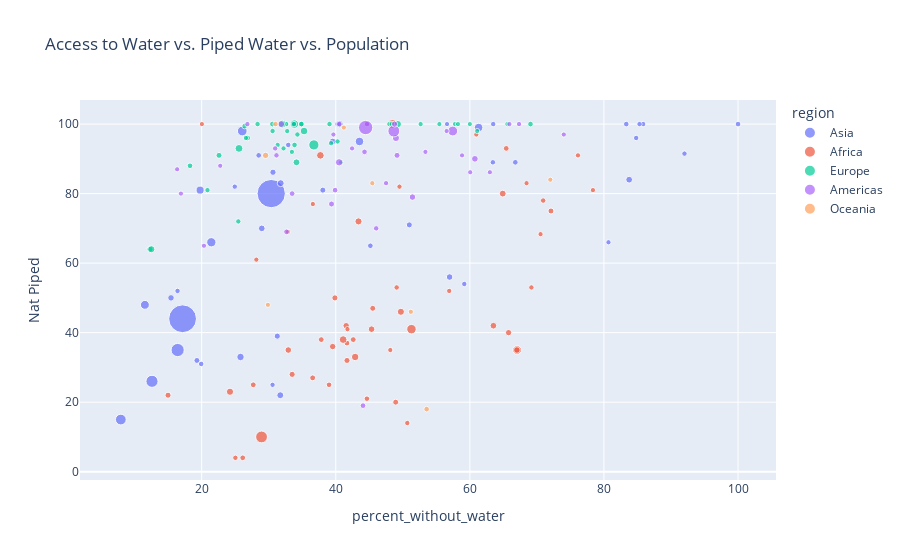

The notebook cell this image was saved under:
### Code cell
# create bubble chart from df_countries comprising: access to water, piped water, and using population as the size of the bubble
# create a new column for the size of the bubble
df_countries["bubble_size"] = df_countries["country_pop_raw"] / 1000000 +50

# create a new column for the color of the bubble
df_countries["bubble_color"] = df_countries["Nat Piped"]

# create a new column for the text of the bubble
df_countries["bubble_text"] = df_countries["Entity"]

px.scatter(df_countries, x="percent_without_water", y="Nat Piped", size="bubble_size", color="region", hover_name="bubble_text", title="Access to Water vs. Piped Water vs. Population")

### Figure 1 — Plotly figure (JSON) as saved in the notebook; plotly's stock layout.template omitted (floating-point values rounded to 4 significant figures)
{"data": [{"hovertemplate": "<b>%{hovertext}</b><br><br>region=Asia<br>percent_without_water=%{x}<br>Nat Piped=%{y}<br>bubble_size=%{marker.size}<extra></extra>", "hovertext": ["Afghanistan", "United Arab Emirates", "Armenia", "Azerbaijan", "Bangladesh", "Brunei", "Bhutan", "China", "Georgia", "Hong Kong", "Indonesia", "India", "Iran", "Iraq", "Israel", "Jordan", "Japan", "Kazakhstan", "Kyrgyzstan", "Cambodia", "South Korea", "Kuwait", "Laos", "Lebanon", "Sri Lanka", "Myanmar", "Mongolia", "Malaysia", "Nepal", "Oman", "Pakistan", "Philippines", "North Korea", "Palestine", "Qatar", "Saudi Arabia", "Singapore", "Syria", "Thailand", "Tajikistan", "Turkmenistan", "Timor", "Turkey", "Taiwan", "Uzbekistan", "Vietnam", "Yemen"], "legendgroup": "Asia", "marker": {"color": "#636efa", "size": [89.84, 59.99, 52.97, 60.22, 216.3, 50.44, 50.78, 1494.0, 53.98, 57.55, 326.4, 1443.0, 135.0, 91.18, 58.79, 60.27, 176.1, 68.99, 56.63, 66.95, 101.3, 54.33, 57.38, 56.77, 71.5, 104.8, 53.33, 82.78, 79.67, 55.22, 275.2, 161.0, 75.89, 55.22, 52.93, 85.34, 55.9, 68.28, 120.0, 59.75, 56.12, 51.34, 135.0, 73.86, 83.94, 148.2, 80.49], "sizemode": "area", "sizeref": 3.736, "symbol": "circle"}, "mode": "markers", "name": "Asia", "orientation": "v", "showlegend": true, "type": "scatter", "x": [31.72, 100.0, 33.63, 28.51, 7.942, 40.23, 56.6, 30.37, 24.94, 85.84, 16.42, 17.16, 61.31, 31.79, 83.33, 66.78, 26.05, 38.07, 32.91, 19.29, 40.57, 92.01, 19.93, 63.44, 31.28, 25.79, 30.58, 39.54, 15.43, 84.81, 12.59, 21.44, 33.7, 59.17, 85.3, 83.76, 63.49, 50.97, 19.77, 45.16, 16.4, 80.68, 43.54, 30.64, 28.97, 11.53, 56.98], "xaxis": "x", "y": [22, 100, 100, 91, 15, 100, 100, 80, 82, 100, 35, 44, 99, 83, 100, 89, 98, 81, 94, 32, 100, 91.5, 31, 89, 39, 33, 25, 95, 50, 96, 26, 66, 100, 54, 100, 84, 100, 71, 81, 65, 52, 66, 95, 86.14, 70, 48, 56], "yaxis": "y"}, {"hovertemplate": "<b>%{hovertext}</b><br><br>region=Africa<br>percent_without_water=%{x}<br>Nat Piped=%{y}<br>bubble_size=%{marker.size}<extra></extra>", "hovertext": ["Angola", "Burundi", "Benin", "Burkina Faso", "Botswana", "Central African Republic", "Cote d'Ivoire", "Cameroon", "Democratic Republic of Congo", "Congo", "Djibouti", "Algeria", "Egypt", "Eritrea", "Western Sahara", "Ethiopia", "Gabon", "Ghana", "Guinea", "Gambia", "Guinea-Bissau", "Equatorial Guinea", "Kenya", "Liberia", "Libya", "Lesotho", "Morocco", "Madagascar", "Mali", "Mozambique", "Mauritania", "Mauritius", "Malawi", "Namibia", "Niger", "Nigeria", "Reunion", "Rwanda", "Sudan", "Senegal", "Sierra Leone", "Somalia", "South Sudan", "Sao Tome and Principe", "Eswatini", "Chad", "Togo", "Tunisia", "Tanzania", "Uganda", "South Africa", "Zambia", "Zimbabwe"], "legendgroup": "Africa", "marker": {"color": "#EF553B", "size": [83.93, 62.26, 62.45, 71.5, 52.4, 54.92, 77.05, 77.22, 142.4, 55.66, 51.0, 94.62, 154.3, 53.6, 50.61, 167.9, 52.28, 81.73, 63.5, 52.49, 52.02, 51.45, 105.0, 55.18, 56.96, 52.16, 87.34, 78.43, 70.86, 82.16, 54.78, 51.27, 69.65, 52.59, 75.13, 261.4, 50.9, 63.28, 94.91, 67.2, 58.14, 66.36, 61.38, 50.22, 51.17, 66.91, 58.48, 61.94, 111.5, 97.12, 110.0, 68.92, 65.09], "sizemode": "area", "sizeref": 3.736, "symbol": "circle"}, "mode": "markers", "name": "Africa", "orientation": "v", "showlegend": true, "type": "scatter", "x": [63.51, 37.84, 41.67, 33.49, 76.13, 50.67, 41.55, 39.54, 67.05, 49.09, 68.46, 43.39, 48.47, 56.92, 70.55, 51.29, 49.51, 32.92, 27.7, 36.58, 48.13, 41.75, 42.89, 25.03, 70.94, 32.88, 64.9, 67.02, 39.88, 45.34, 69.18, 20.03, 14.98, 78.36, 65.78, 28.93, 44.67, 42.61, 49.71, 72.1, 44.65, 45.52, 26.12, 60.96, 28.16, 48.94, 39.0, 65.43, 41.1, 24.23, 37.71, 41.68, 36.55], "xaxis": "x", "y": [42, 38, 37, 28, 91, 14, 42, 36, 35, 53, 83, 72, 100, 52, 68.33, 41, 82, 35, 25, 77, 35, 41, 33, 4, 78, 69, 80, 35, 50, 41, 53, 100, 22, 81, 40, 10, 100, 38, 46, 75, 21, 47, 4, 97, 61, 20, 25, 93, 38, 23, 91, 32, 27], "yaxis": "y"}, {"hovertemplate": "<b>%{hovertext}</b><br><br>region=Europe<br>percent_without_water=%{x}<br>Nat Piped=%{y}<br>bubble_size=%{marker.size}<extra></extra>", "hovertext": ["Albania", "Andorra", "Austria", "Belgium", "Bulgaria", "Bosnia and Herzegovina", "Belarus", "Switzerland", "Cyprus", "Czechia", "Germany", "Denmark", "Spain", "Estonia", "Finland", "France", "Faeroe Islands", "United Kingdom", "Greece", "Croatia", "Hungary", "Isle of Man", "Ireland", "Iceland", "Italy", "Liechtenstein", "Lithuania", "Luxembourg", "Latvia", "Moldova", "North Macedonia", "Malta", "Montenegro", "Netherlands", "Norway", "Poland", "Portugal", "Romania", "Russia", "Serbia", "Slovakia", "Slovenia", "Sweden", "Ukraine"], "legendgroup": "Europe", "marker": {"color": "#00cc96", "size": [52.87, 50.08, 59.04, 61.63, 56.9, 53.26, 59.44, 58.72, 51.22, 60.72, 133.9, 55.81, 96.75, 51.33, 55.55, 115.4, 50.05, 118.2, 60.37, 54.08, 59.63, 50.09, 54.98, 50.34, 110.4, 50.04, 52.69, 50.63, 51.87, 54.02, 52.08, 50.44, 50.63, 67.17, 55.47, 87.8, 60.17, 69.13, 195.9, 58.7, 55.46, 52.08, 60.16, 93.47], "sizemode": "area", "sizeref": 3.736, "symbol": "circle"}, "mode": "markers", "name": "Europe", "orientation": "v", "showlegend": true, "type": "scatter", "x": [20.87, 57.77, 26.41, 34.84, 39.07, 40.27, 26.87, 32.49, 52.66, 34.88, 33.83, 33.77, 49.27, 32.21, 32.6, 25.57, 58.23, 32.02, 69.05, 39.3, 30.55, 61.09, 34.28, 47.98, 35.28, 60.0, 26.6, 55.45, 31.34, 25.47, 33.46, 65.6, 40.79, 22.59, 28.34, 34.14, 48.38, 12.28, 36.74, 33.86, 30.58, 32.76, 18.26, 12.5], "xaxis": "x", "y": [81, 100, 99.43, 100, 100, 95, 96, 100, 100, 100, 100, 100, 100, 93, 100, 93, 100, 100, 100, 94.5, 100, 98, 97, 100, 98, 100, 96, 100, 94, 72, 92, 100, 89, 91, 100, 89, 100, 64, 94, 94, 98, 97.98, 88, 64], "yaxis": "y"}, {"hovertemplate": "<b>%{hovertext}</b><br><br>region=Americas<br>percent_without_water=%{x}<br>Nat Piped=%{y}<br>bubble_size=%{marker.size}<extra></extra>", "hovertext": ["Argentina", "Bahamas", "Belize", "Bolivia", "Brazil", "Canada", "Chile", "Colombia", "Costa Rica", "Cuba", "Dominican Republic", "Ecuador", "Falkland Islands", "Guadeloupe", "Grenada", "Greenland", "Guatemala", "French Guiana", "Guyana", "Honduras", "Haiti", "Jamaica", "Saint Lucia", "Mexico", "Montserrat", "Martinique", "Nicaragua", "Panama", "Peru", "Puerto Rico", "Paraguay", "El Salvador", "Suriname", "Trinidad and Tobago", "Uruguay", "United States", "Venezuela"], "legendgroup": "Americas", "marker": {"color": "#ab63fa", "size": [95.61, 50.4, 50.4, 61.83, 264.0, 88.07, 69.21, 101.3, 55.14, 61.32, 60.95, 67.89, 50.0, 50.4, 50.11, 50.06, 68.25, 50.31, 50.79, 60.06, 61.54, 52.97, 50.18, 180.3, 50.0, 50.37, 56.7, 54.38, 83.36, 52.83, 57.22, 56.52, 50.59, 51.4, 53.49, 382.9, 78.7], "sizemode": "area", "sizeref": 3.736, "symbol": "circle"}, "mode": "markers", "name": "Americas", "orientation": "v", "showlegend": true, "type": "scatter", "x": [48.98, 39.65, 16.34, 32.66, 48.66, 31.87, 48.77, 40.5, 40.53, 33.5, 39.9, 49.14, 58.84, 60.06, 53.37, 65.9, 39.37, 22.77, 20.34, 44.29, 44.06, 47.51, 74.01, 57.45, 56.54, 62.99, 46.03, 30.97, 60.75, 26.82, 44.67, 31.16, 16.91, 42.43, 67.34, 44.46, 51.44], "xaxis": "x", "y": [96, 97, 87, 69, 98, 100, 100, 89, 100, 80, 81, 91, 91, 86.14, 92, 100, 77, 88, 65, 92, 19, 83, 97, 98, 98, 86.14, 70, 93, 90, 100, 100, 91, 80, 93, 100, 99, 79], "yaxis": "y"}, {"hovertemplate": "<b>%{hovertext}</b><br><br>region=Oceania<br>percent_without_water=%{x}<br>Nat Piped=%{y}<br>bubble_size=%{marker.size}<extra></extra>", "hovertext": ["Australia", "Fiji", "New Caledonia", "New Zealand", "Papua New Guinea", "Solomon Islands", "Vanuatu", "Samoa"], "legendgroup": "Oceania", "marker": {"color": "#FFA15A", "size": [75.79, 50.9, 50.29, 54.86, 59.12, 50.7, 50.31, 50.2], "sizemode": "area", "sizeref": 3.736, "symbol": "circle"}, "mode": "markers", "name": "Oceania", "orientation": "v", "showlegend": true, "type": "scatter", "x": [29.54, 45.45, 41.21, 31.02, 53.56, 51.2, 29.88, 72.0], "xaxis": "x", "y": [91, 83, 99, 100, 18, 46, 48, 84], "yaxis": "y"}], "layout": {"legend": {"itemsizing": "constant", "title": {"text": "region"}, "tracegroupgap": 0}, "title": {"text": "Access to Water vs. Piped Water vs. Population"}, "xaxis": {"anchor": "y", "domain": [0, 1], "title": {"text": "percent_without_water"}}, "yaxis": {"anchor": "x", "domain": [0, 1], "title": {"text": "Nat Piped"}}}}
